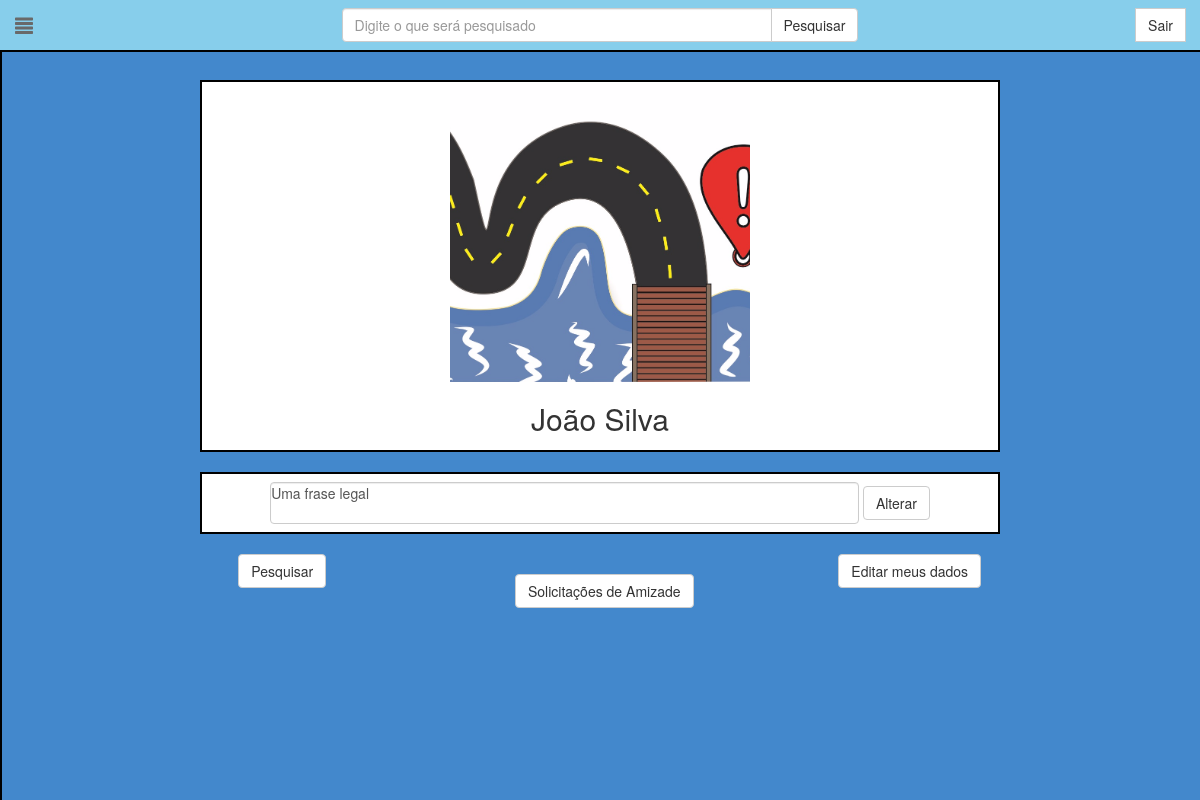
The page /perfil/4/ (signed in) on the database its author committed.
### MapFindIt/models.py (models this page shows, shortened)
class Usuario(models.Model):
    idusuario = models.AutoField(db_column='idUsuario', primary_key=True)  # Field name made lowercase.
    primnomeusuario = models.CharField(db_column='primNomeUsuario', max_length=25)  # Field name made lowercase.
    emailusuario = models.CharField(db_column='emailUsuario', max_length=50)  # Field name made lowercase.
    senhausuario = models.CharField(db_column='senhaUsuario', max_length=32)  # Field name made lowercase.
    datanascimento = models.DateField(db_column='dataNascimento')  # Field name made lowercase.
    idtsexo = models.CharField(db_column='idtSexo', max_length=1)  # Field name made lowercase.
    ultnomeusuario = models.CharField(db_column='ultNomeUsuario', max_length=50)  # Field name made lowercase.
    txtfrase = models.CharField(db_column="txtFrase", max_length=100, default="No que você está pensando?") #Field name made lowercase
    foto = models.ImageField(upload_to='MapFindIt/static/MapFindIt/imagemUsers/', null=True, blank=True)
    class Meta:
        db_table = 'usuario'

### MapFindIt/views.py (the view)
# urls.py: url(r'^perfil/(?P<idusuario>[0-9]+)/$', views.perfil, name="perfil"),
def perfil(request, idusuario):
	if request.method=="POST" and request.POST.__contains__('primNome'):
		usuarioFull=get_object_or_404(Usuario, idusuario=request.session['usuarioLogado'])
		usuarioFull.datanascimento=datetime.datetime.strptime(request.POST.get('nascimento'), "%d/%m/%Y").strftime("%Y-%m-%d")
		usuarioFull.primnomeusuario=request.POST.get('primNome')
		usuarioFull.ultnomeusuario=request.POST.get('ultimoNome')
		usuarioFull.idtsexo=request.POST.get('gender')[:1]
		usuarioFull.save()
		usuario = get_object_or_404(Usuario, idusuario=idusuario)
		amigos=Amizade.objects.filter(idusuario1=idusuario).filter(idusuario2=request.session['usuarioLogado']).exists()
		return render(request, 'MapFindIt/perfil.html', {'usuario': usuarioFull, 'idPag': usuario, 'amigos':amigos})
	else:
	  if request.method=="GET" and request.GET.__contains__('fraseUsuario'):
		  usuarioFull=get_object_or_404(Usuario, idusuario=request.session['usuarioLogado'])
		  usuarioFull.txtfrase=request.GET.get('fraseUsuario')
		  usuarioFull.save()
		  usuario = get_object_or_404(Usuario, idusuario=idusuario)
		  amigos=Amizade.objects.filter(idusuario1=idusuario).filter(idusuario2=request.session['usuarioLogado']).exists()
		  return render(request, 'MapFindIt/perfil.html', {'usuario': usuarioFull, 'idPag': usuario, 'amigos':amigos})
	  else:
		  if request.method=="POST" and request.POST.__contains__('senhaAtual'):
			  usuarioFull=get_object_or_404(Usuario, idusuario=request.session['usuarioLogado'])
			  usuarioFull.senhausuario=hashlib.md5((request.POST.get('password')+'cockles').encode()).hexdigest()
			  usuarioFull.save()
			  usuario = get_object_or_404(Usuario, idusuario=idusuario)
			  amigos=Amizade.objects.filter(idusuario1=idusuario).filter(idusuario2=request.session['usuarioLogado']).exists()
			  return render(request, 'MapFindIt/perfil.html', {'usuario': usuarioFull, 'idPag': usuario, 'amigos':amigos})
		  else:
			  if request.method=="POST" and request.POST.__contains__('blob'):
				  blobStr=request.POST.get('blob')
				  format, imgstr = blobStr.split(';base64,')
				  ext = format.split('/')[-1]
				  if os.path.exists("MapFindIt/static/MapFindIt/imagemUsers/"+str(request.session['usuarioLogado'])+"."+ext):
					  os.remove("MapFindIt/static/MapFindIt/imagemUsers/"+str(request.session['usuarioLogado'])+"."+ext)
				  data = ContentFile(base64.b64decode(imgstr), name=str(request.session['usuarioLogado']) + "." + ext)
				  usuarioFull=get_object_or_404(Usuario, idusuario=request.session['usuarioLogado'])
				  usuarioFull.foto=data
				  usuarioFull.save()
				  usuario = get_object_or_404(Usuario, idusuario=idusuario)
				  amigos=Amizade.objects.filter(idusuario1=idusuario).filter(idusuario2=request.session['usuarioLogado']).exists()
				  return render(request, 'MapFindIt/perfil.html', {'usuario': usuarioFull, 'idPag': usuario, 'amigos':amigos})
			  else:
				  usuario = get_object_or_404(Usuario, idusuario=idusuario)
				  usuarioFull=get_object_or_404(Usuario, idusuario=request.session['usuarioLogado'])
				  amigos=Amizade.objects.filter(idusuario1=idusuario).filter(idusuario2=request.session['usuarioLogado']).exists()
				  return render(request, 'MapFindIt/perfil.html', {'usuario': usuarioFull, 'idPag': usuario, 'amigos':amigos})

### MapFindIt/templates/MapFindIt/perfil.html (shortened to what this page needs)
<!DOCTYPE html>
{% load static %}
{% static "" as baseUrl %}
<html lang="pt-br">
  <head>
    <link href="{% static "MapFindIt/css/bootstrap.min.css" %}" rel="stylesheet">
    <link  href="{% static "MapFindIt/css/cropper.min.css" %}" rel="stylesheet">
    <link href="{% static "MapFindIt/css/perfil.css"%}" rel="stylesheet">
  </head>
  <body>
    {% include "./menu.html" with user=usuario %}
    <div class="container-fluid">
        <div class="row">
          <div class="col-md-8 col-md-offset-2 white" >
            <div class="center">
              {% if usuario.foto %}
                 <img id="img" style="display:block; margin:auto;width:300px;height:300px" class="img-responsive" src="{{baseUrl}}MapFindIt/ImagemUsers/{{idPag.idusuario}}.png"></img>
              {% else %}
                 <img id="img" class="img-responsive" style="width:20%;display:block;margin:auto;" src="{% static "MapFindIt/img/default_user.png" %}"></img>
              {% endif %}
              <label for="imagemUser"><h2>{{idPag.primnomeusuario}} {{idPag.ultnomeusuario}}</h2></label>
            </div>
          </div>
        </div>
        <br>
        <div class="row">
          <div class="col-md-8 col-md-offset-2 white">
            <div class="center">
              {% if usuario.idusuario != idPag.idusuario %}
                <p>{{idPag.txtfrase}}</p>
              {% else %}
                <form class="navbar-form" method="GET">
                  <textarea style="width: 80%; border: 1; padding: 0; margin: 0; resize: none;" name="fraseUsuario" class="form-control" rows="2" id="fraseUsuario">{{idPag.txtfrase}}</textarea>
                  <button type="submit" class="btn btn-default">Alterar</button>
                </form>
              {% endif %}
            </div>
          </div>
        </div>
        <br>
        {% if usuario.idusuario == idPag.idusuario %}
          <div class="row">
            <div class="col-md-2 col-md-offset-2">
              <button type="button" class="btn btn-default">Pesquisar</button>
            </div>
            <div class="col-md-2 col-md-offset-1">
              <button type="button" class="btn btn-default">Solicitações de Amizade</button>
            </div>
            <div class="col-md-2 col-md-offset-1">
              <button type="button" class="btn btn-default" href="#modal-editar" data-toggle="modal">Editar meus dados</button>
            </div>
          </div>
          <br>
        {% endif %}
        <br><br><br>
    </div>
  </body>
</html>

### MapFindIt/static/MapFindIt/css/perfil.css (style rules this page uses)
body { background:#4388CC; }
.white { background: white; border: 2px solid black; }
.center { text-align:center; }

### rows shown on the page
Usuario: primnomeusuario "João", ultnomeusuario "Silva", fraseUsuario "Uma frase legal"
